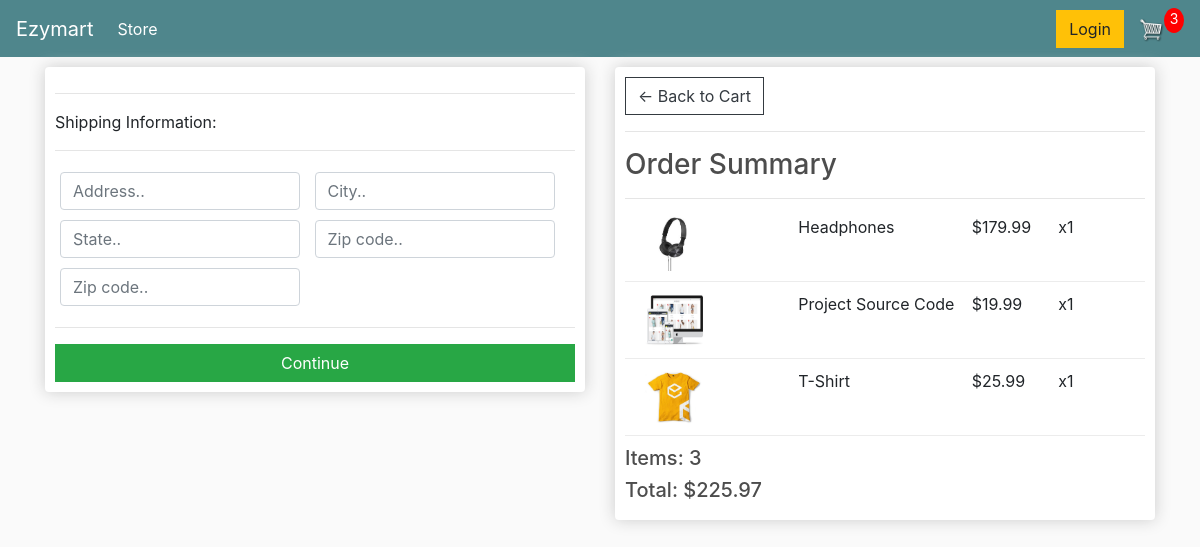
Screenshot of /checkout/ (signed in) with the database file from the repository.
### store/models.py (models this page shows, shortened)
class OrderItem(models.Model):
    product = models.ForeignKey(Product, on_delete=models.SET_NULL, null=True)
    order = models.ForeignKey(Order, on_delete=models.SET_NULL, null=True)
    quantity = models.IntegerField(default=0, null=True, blank=True)
    date_added = models.DateTimeField(auto_now_add=True)
    @property
    def get_total(self):
        total = self.product.price * self.quantity
        return total

class Product(models.Model):
    name = models.CharField(max_length=180, null=True)
    price = models.FloatField()
    digital = models.BooleanField(default=False, null=True, blank=False)
    image = models.ImageField(null=True, blank=True)
    @property
    def imageURL(self):
        try:
            url = self.image.url
        except:
            url = ''
        return url

class Order(models.Model):
    customer = models.ForeignKey(
        Customer, on_delete=models.SET_NULL, null=True, blank=True)
    date_ordered = models.DateTimeField(auto_now_add=True)
    complete = models.BooleanField(default=False)
    transaction_id = models.CharField(max_length=100, null=True)
    @property
    def shipping(self):
        shipping = False
        orderItems = self.orderitem_set.all()
        for i in orderItems:
            if i.product.digital == False:
                shipping = True
        return shipping
    @property
    def get_cart_total(self):
        orderitems = self.orderitem_set.all()
        total = sum([item.get_total for item in orderitems])
        return total
    @property
    def get_cart_items(self):
        orderitems = self.orderitem_set.all()
        total = sum([item.quantity for item in orderitems])
        return total

### store/views.py (the view)
# urls.py: path('checkout/', views.checkout, name="checkout"),
def checkout(request):
    data = cartData(request)
    cartItems = data['cartItems']
    order = data['order']
    items = data['items']
    context = {'items': items, 'order': order, 'cartItems': cartItems}
    return render(request, 'store/checkout.html', context)

### store/utils.py (called while the page is built)
def cartData(request):
    if request.user.is_authenticated:
        customer = request.user.customer
        order, created = Order.objects.get_or_create(
            customer=customer, complete=False)
        items = order.orderitem_set.all()
        cartItems = order.get_cart_items
    else:
        cookieData = cookieCart(request)
        cartItems = cookieData['cartItems']
        order = cookieData['order']
        items = cookieData['items']
    return {'cartItems': cartItems, 'order': order, 'items': items}

### store/templates/store/checkout.html (shortened to what this page needs)
{% extends 'store/main.html' %}
{% load static %}
{% block content %}
	<div class="row">
		<div class="col-lg-6">
			<div class="box-element" id="form-wrapper">
				<form id="form">
					<div id="shipping-info">
						<hr>
						<p>Shipping Information:</p>
						<hr>
						<div class="form-field">
							<input class="form-control" type="text" name="address" placeholder="Address..">
						</div>
						<div class="form-field">
							<input class="form-control" type="text" name="city" placeholder="City..">
						</div>
						<div class="form-field">
							<input class="form-control" type="text" name="state" placeholder="State..">
						</div>
						<div class="form-field">
							<input class="form-control" type="text" name="zipcode" placeholder="Zip code..">
						</div>
						<div class="form-field">
							<input class="form-control" type="text" name="country" placeholder="Zip code..">
						</div>
					</div>
					<hr>
					<input class="btn btn-success btn-block" id="form-button" type="submit" value="Continue">
				</form>
			</div>
			<br>
		</div>
		<div class="col-lg-6">
			<div class="box-element">
				<a class="btn btn-outline-dark" href="{% url 'cart' %}">&#x2190; Back to Cart</a>
				<hr>
				<h3>Order Summary</h3>
				<hr>
				{% for item in items %}
					<div class="cart-row">
						<div style="flex:2"><img class="row-image" src="{{item.product.imageURL}}"></div>
						<div style="flex:2"><p>{{item.product.name}}</p></div>
						<div style="flex:1"><p>${{item.product.price|floatformat:2}}</p></div>
						<div style="flex:1"><p>x{{item.quantity}}</p></div>
					</div>
				{% endfor %}
				<h5>Items:	{{order.get_cart_items}}</h5>
				<h5>Total:   ${{order.get_cart_total|floatformat:2}}</h5>
			</div>
		</div>
	</div>
{% endblock content %}

### static/css/main.css (style rules this page uses)
body { background-color: hsl(0, 0%, 98%); }
h1,h2,h3,h4,h5,h6 { color:hsl(0, 0%, 30%); }
.box-element { box-shadow:hsl(0, 0%, 80%) 0 0 16px; background-color: #fff; border-radius: 4px; padding: 10px; }
.col-lg-4, .col-lg-6, .col-lg-8, .col-lg-12 { margin-top: 10px; }
.btn { border-radius: 0; }
.row-image { width: 100px; }
.form-field { width:250px; display: inline-block; padding: 5px; }
.cart-row { display: flex; align-items: flex-stretch; padding-bottom: 10px; margin-bottom: 10px; border-bottom: 1px solid #ececec; }

### rows the page displays
OrderItem: product.imageURL (picture), product.name "Headphones", product.price "179.99", quantity "1"
OrderItem: product.imageURL (picture), product.name "Project Source Code", product.price "19.99", quantity "1"
OrderItem: product.imageURL (picture), product.name "T-Shirt", product.price "25.99", quantity "1"
Order: get_cart_items "3", get_cart_total "225.97"

### other values shown
{{ cartItems }} "3"
